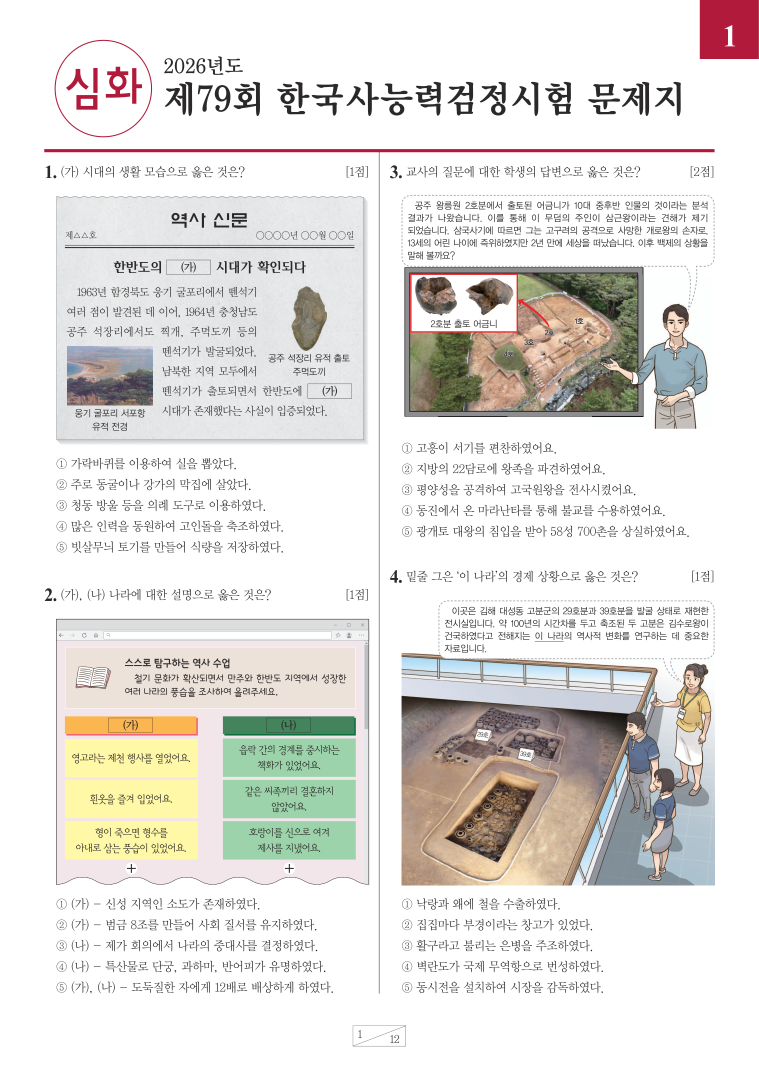
#> input picture scratch/test_pages/page_1.png, 1518 x 2150 px, found by its file name (shown at 1/2 size)
$ python test_crop.py
#> lines starting #> are read from the running program, lines starting #| are printed output that depends on the picture
from PIL import Image

img = Image.open("scratch/test_pages/page_1.png")
#> img is the input picture: PIL image 1518x2150 RGB; mean R, G, B 228.2, 225.9, 222.3
w, h = img.size
#> w = 1518; h = 2150

boxes = [
  {
    "question_number": 1,
    "box_2d": [151, 58, 517, 484]
  },
  {
    "question_number": 2,
    "box_2d": [546, 58, 928, 484]
  },
  {
    "question_number": 3,
    "box_2d": [151, 510, 502, 942]
  },
  {
    "question_number": 4,
    "box_2d": [528, 510, 928, 942]
  }
]

import os
os.makedirs("scratch/test_crops", exist_ok=True)
for item in boxes:
    q_num = item["question_number"]
    ymin, xmin, ymax, xmax = item["box_2d"]
    # 0~1000 scale
    crop_box = (
        int(xmin / 1000.0 * w),
        int(ymin / 1000.0 * h),
        int(xmax / 1000.0 * w),
        int(ymax / 1000.0 * h)
    )
    cropped = img.crop(crop_box)
    out_path = f"scratch/test_crops/q_{q_num}.png"
    cropped.save(out_path)
    print(f"Saved {out_path} size: {cropped.size}")
#> this loop made 4 passes
#> pass 1, `cropped = img.crop(crop_box)`:
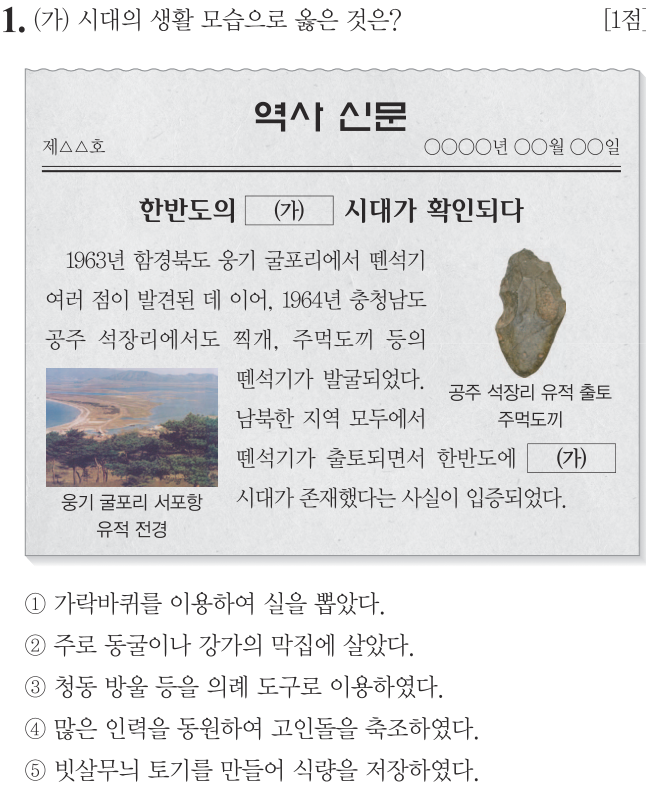
#> cropped: PIL image 646x787 RGB; mean R, G, B 224.3, 224.3, 225
#> pass 2, `cropped = img.crop(crop_box)`:
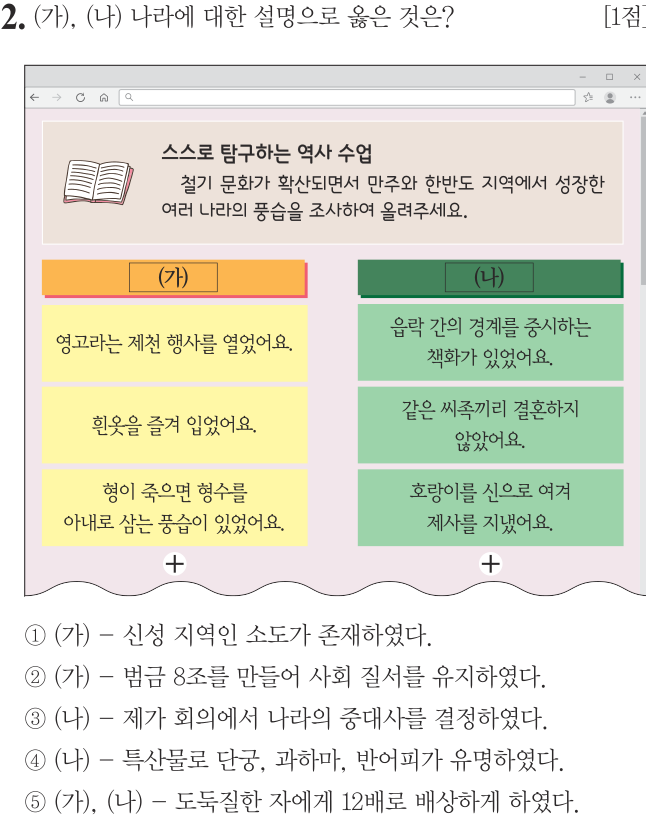
#> cropped: PIL image 646x822 RGB; mean R, G, B 225.4, 227.2, 211.1
#> pass 3, `cropped = img.crop(crop_box)`:
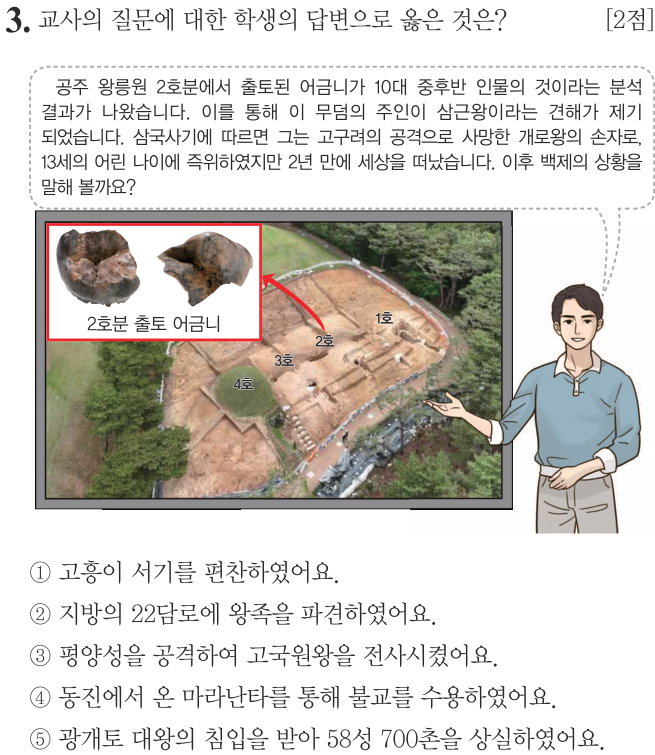
#> cropped: PIL image 655x755 RGB; mean R, G, B 211.3, 208.1, 203.1
#> after the loop:
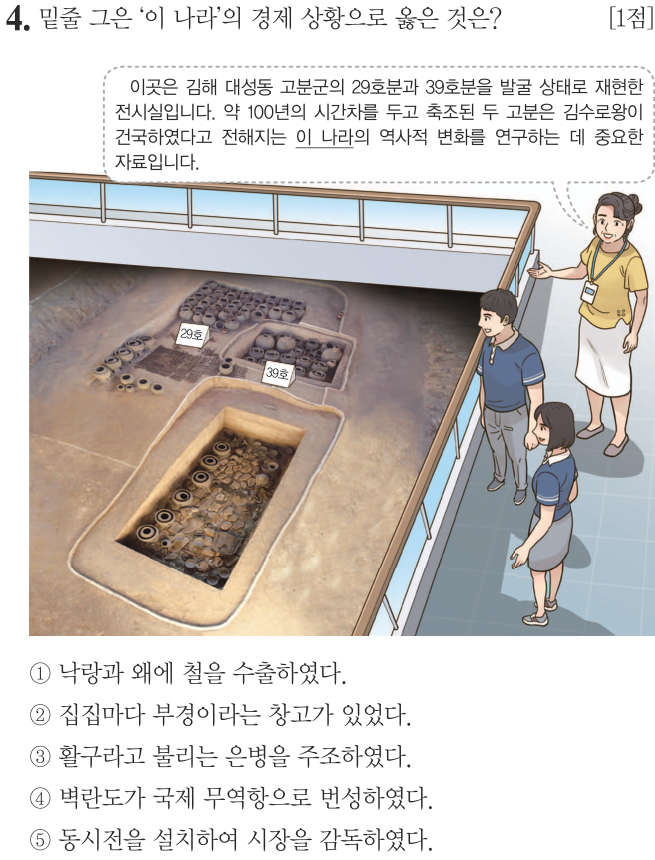
#> cropped: PIL image 655x860 RGB; mean R, G, B 206.4, 201.5, 198.2

$ run again, with scratch/test_pages/page_2.png copied over scratch/test_pages/page_1.png
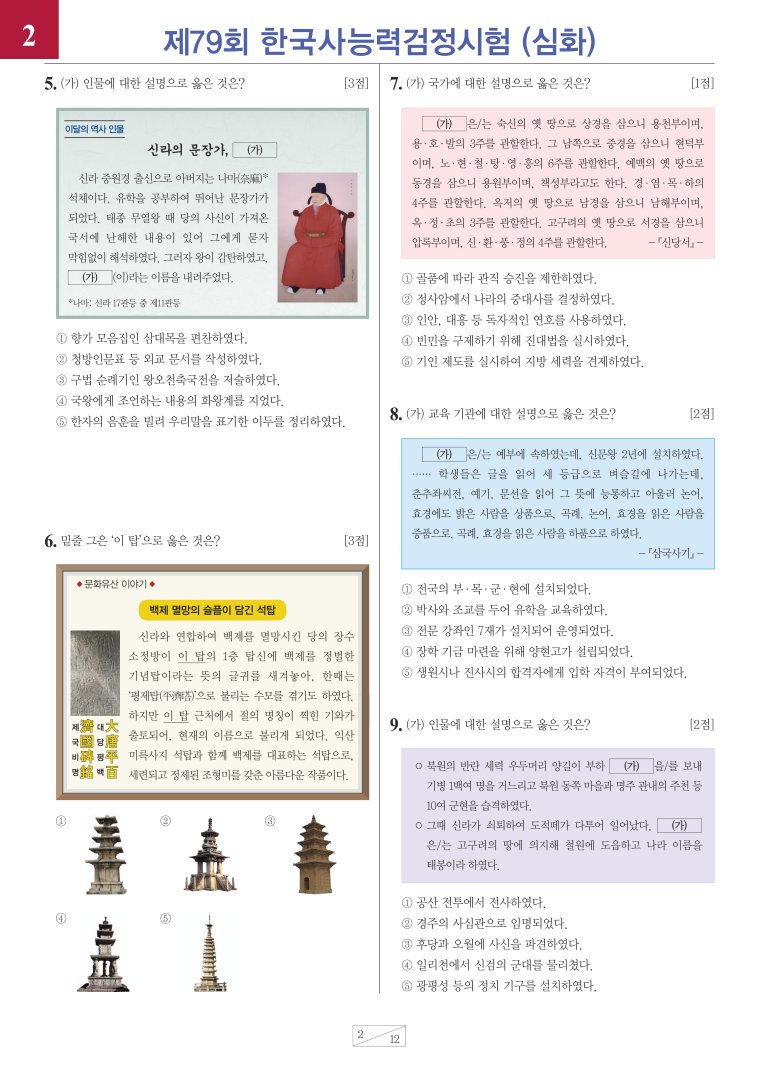
#> input picture scratch/test_pages/page_2.png, 1518 x 2150 px, found by its file name (shown at 1/2 size)
#> img is the input picture: PIL image 1518x2150 RGB; mean R, G, B 237.2, 235.4, 235.5
#> the loop `for item in boxes:` made 4 passes
#> pass 1, `cropped = img.crop(crop_box)`:
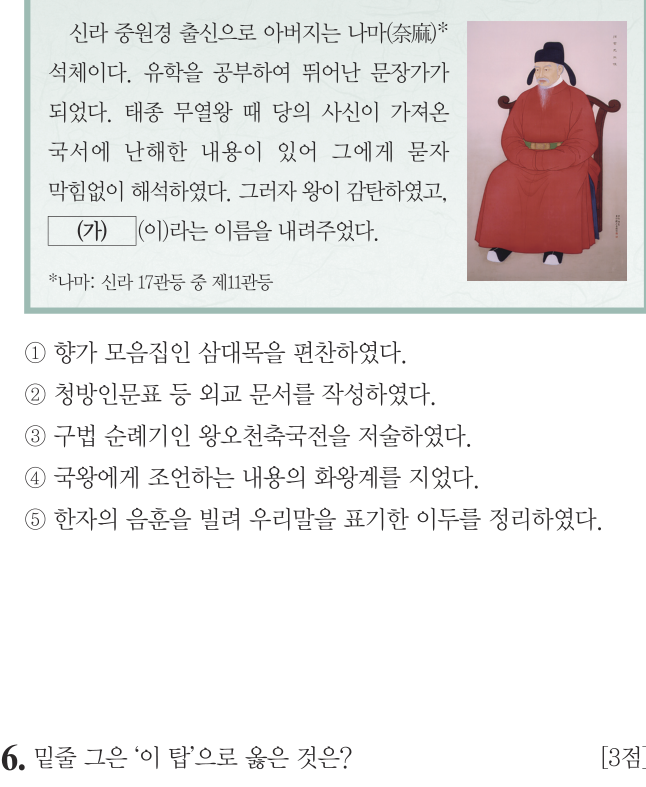
#> cropped: PIL image 646x787 RGB; mean R, G, B 233.9, 231.7, 231.2
#> after the loop `for item in boxes:`:
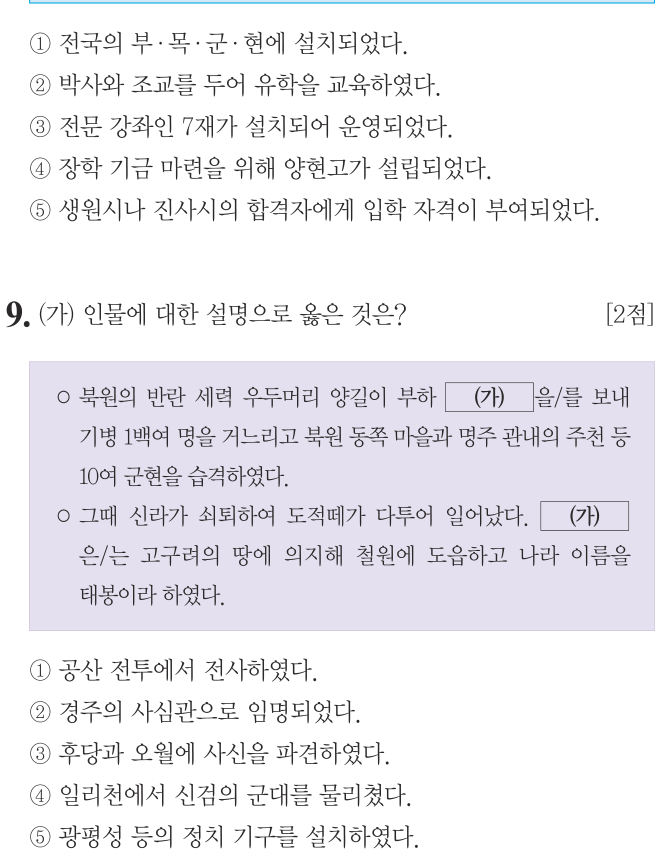
#> cropped: PIL image 655x860 RGB; mean R, G, B 238, 236.7, 241.1

$ run again, with scratch/test_pages/page_3.png copied over scratch/test_pages/page_1.png
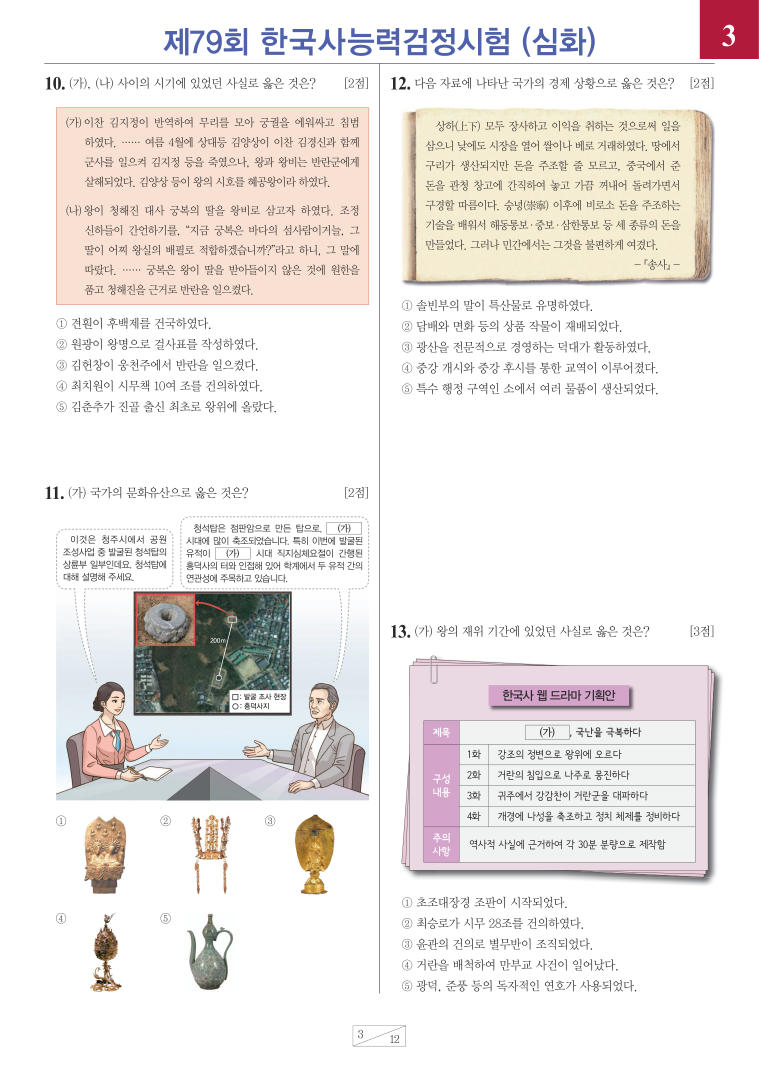
#> input picture scratch/test_pages/page_3.png, 1518 x 2150 px, found by its file name (shown at 1/2 size)
#> img is the input picture: PIL image 1518x2150 RGB; mean R, G, B 237.2, 233.3, 231.3
#> the loop `for item in boxes:` made 4 passes
#> pass 1, `cropped = img.crop(crop_box)`:
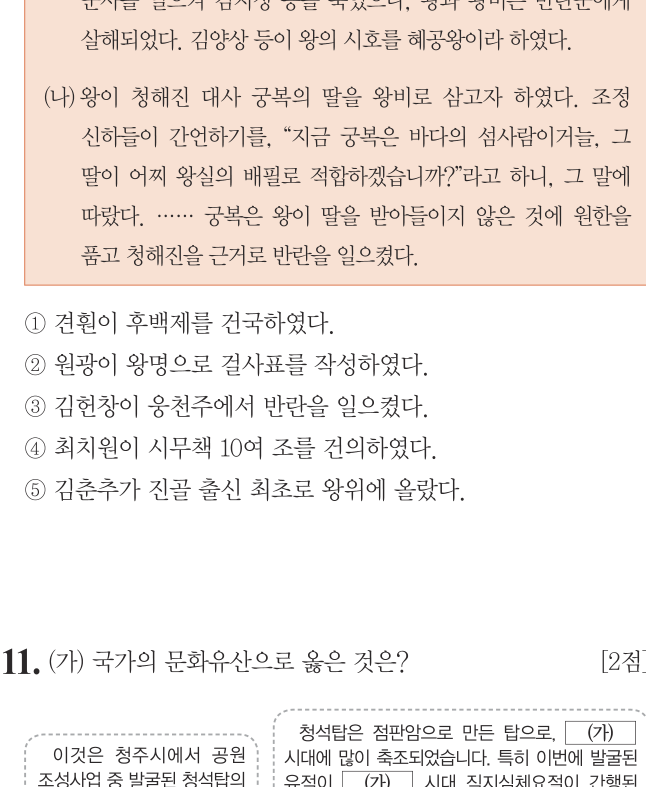
#> cropped: PIL image 646x787 RGB; mean R, G, B 242.2, 234.4, 229.8
#> after the loop `for item in boxes:`:
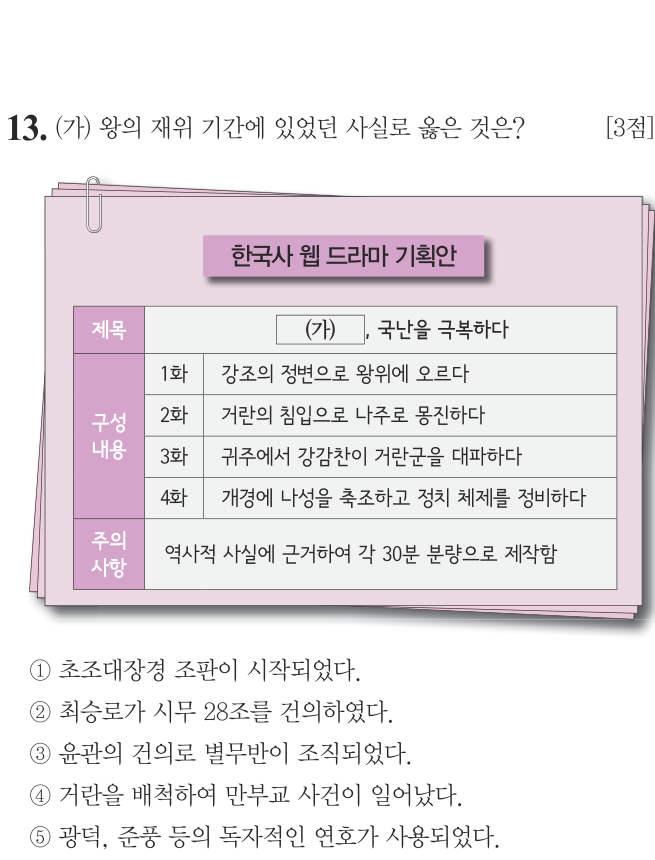
#> cropped: PIL image 655x860 RGB; mean R, G, B 234.7, 229.7, 233.2
